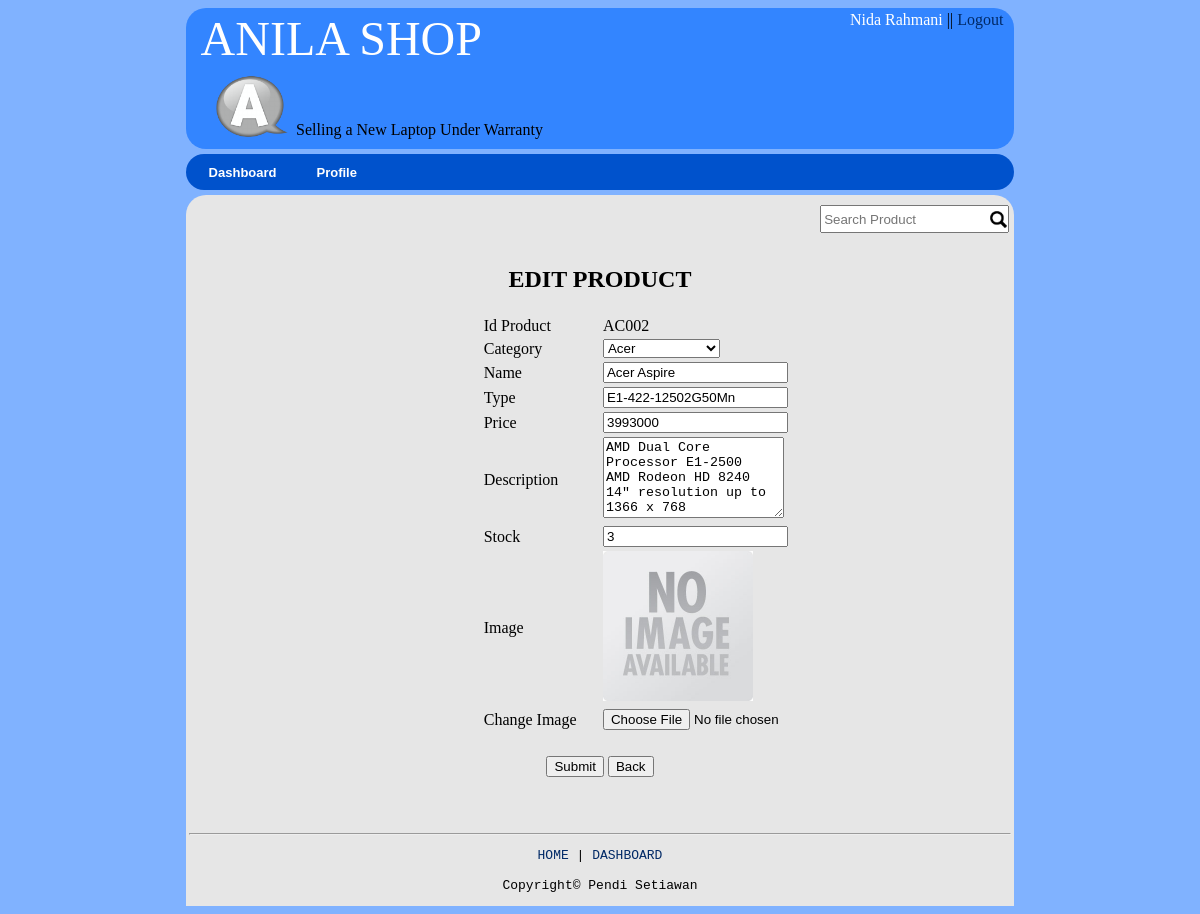
Before: /product/edit.php?id_product=AC002 (signed in) with the older database file.
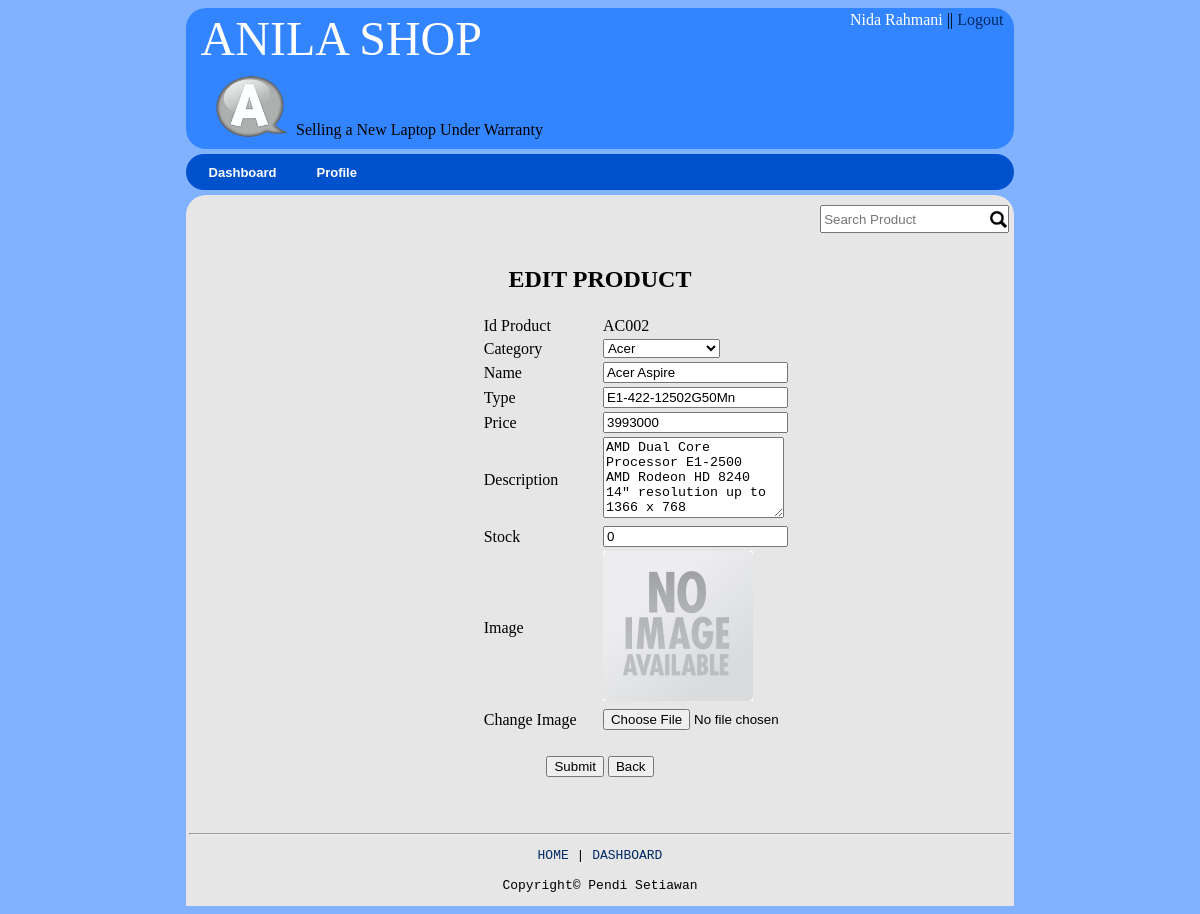
After: the same page with the newer database file.
### tables this page shows
CREATE TABLE IF NOT EXISTS `product` (
  `id_product` varchar(20) NOT NULL,
  `name` varchar(20) NOT NULL,
  `type` varchar(50) NOT NULL,
  `price` double NOT NULL,
  `description` text NOT NULL,
  `stock` int(3) NOT NULL,
  `image` text NOT NULL,
  `category_id` int(1) NOT NULL,
  `status` int(1) NOT NULL,
  `specification` text NOT NULL,
  PRIMARY KEY (`id_product`)
);

### product/edit.php (the view, shortened to what this page needs)
<?php
	if(!isset($_SESSION['id'])) {
	  	echo "<script>window.alert('Anda Harus Login Dulu');</script>";
		echo "<script>window.location = '../login/login.php';</script>";
	} else {
include "../header/header_admin.php";
$query = mysql_query("SELECT * from product where id_product = '$_GET[id_product]'");
$data = mysql_fetch_array($query);
$category = "";
if ($data['category_id'] == 1) {
	$category = "Acer";
} elseif($data['category_id'] == 2) {
	$category = "Apple";
} elseif($data['category_id'] == 3) {
	$category = "Asus";
} elseif($data['category_id'] == 4) {
	$category = "Dell";
} elseif($data['category_id'] == 5) {
	$category = "Hp";
} elseif($data['category_id'] == 6) {
	$category = "Lenovo";
} elseif($data['category_id'] == 7) {
	$category = "Samsung";
} elseif($data['category_id'] == 8) {
	$category = "Toshiba";
} else {
	$category = "Select Category";
}
?>
<form action="editing_process.php" method="post" enctype="multipart/form-data">
	<table width="70%" align="center" bgcolor="#E6E6E6">
		<tr>
			<td colspan="3" align="center"><h2>EDIT PRODUCT</h2></td>
		</tr>
		<tr>
			<td width="25%"></td>
			<td width="10%">Id Product &nbsp;</td>
			<td width="35%"><?php echo $data[0]; ?></td>
		</tr>
		<tr>
			<td></td>
			<td>Category &nbsp;</td>
			<td>
				<select name="category">
					<?php $selected = ""; ?>
		            <option value="<?php echo $data['category_id'] ?>" <?php echo $selected; ?>><?php echo $category; ?></option>
				</select>
			</td>
		</tr>
		<tr>
			<td></td>
			<td>Name &nbsp;</td>
			<td><input type="text" name="name" placeholder="Name" value="<?php echo $data[1]; ?>"></td>
		</tr>
		<tr>
			<td></td>
			<td>Type &nbsp;</td>
			<td><input type="text" name="type" placeholder="Type" value="<?php echo $data[2]; ?>"></td>
		</tr>
		<tr>
			<td></td>
			<td>Price &nbsp;</td>
			<td><input type="text" name="price" placeholder="Price" value="<?php echo $data[3]; ?>"></td>
		</tr>
		<tr>
			<td></td>
			<td>Description &nbsp;</td>
			<td><textarea name="description" rows="5" cols="20" placeholder="Description"><?php echo $data[4]; ?></textarea></td>
		</tr>
		<tr>
			<td></td>
			<td>Stock &nbsp;</td>
			<td><input type="text" name="stock" placeholder="Stock" value="<?php echo $data[5]; ?>"></td>
		</tr>
		<tr>
			<td></td>
			<td>Image</td>
			<td>
				<?php if (!empty($data['image'])): ?>
					<img src="<?php echo $data[6]; ?>" width="150px"><br/>
				<?php else : ?>
					<img src="<?php echo 'http://'.$_SERVER['HTTP_HOST'].'/new_media/aplikasi/image/no-image.jpg' ?>" width="150px"><br/>
				<?php endif ?>
			</td>
		</tr>
		<tr>
			<td></td>
			<td>Change Image</td>
			<td><input type="file" name="image"></td>
		</tr>
		<tr>
			<td colspan="3">&nbsp;</td>
		</tr>
		<tr>
			<td colspan="3" align="center">
				<input type="submit" name="submit" value="Submit">
				<a href="view_product.php"><input type="button" name="button" value="Back"></a>
			</td>
		</tr>
		<tr>
			<td colspan="3">&nbsp;</td>
		</tr>
		<tr>
			<td colspan="3">
				<?php include "../footer/footer.php"; ?>
			</td>
		</tr>
	</table>
</form>
<?php } ?>

Changed rows visible on the page:
changed product "AC002": stock "3" → "0"
